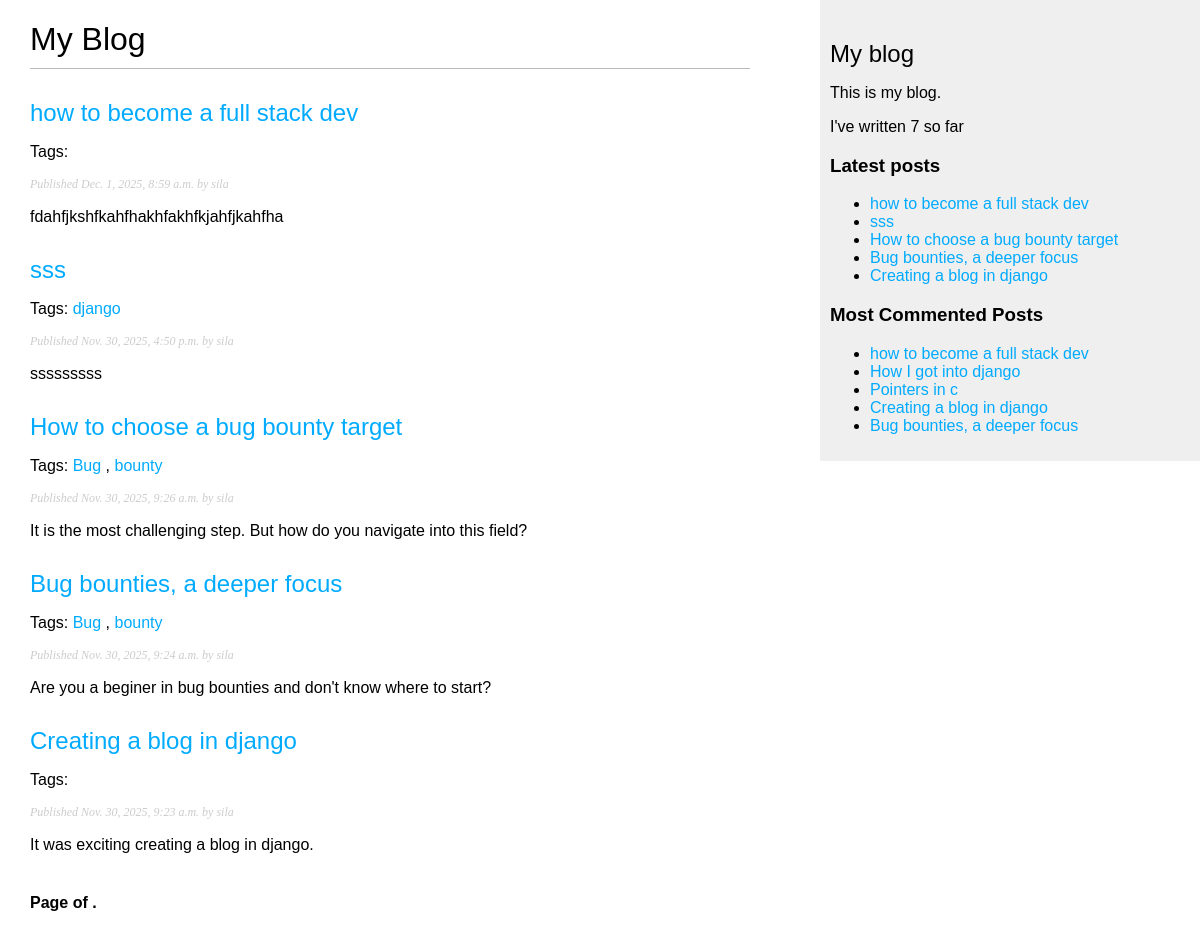
Screenshot of /blog/ with the database file from the repository.
### blog/models.py (models this page shows, shortened)
class Post(models.Model):
    class Status(models.TextChoices):
        DRAFT = "DF", "Draft"
        PUBLISHED = "PB", "Published"
    title = models.CharField(max_length=250)
    author = models.ForeignKey(
        settings.AUTH_USER_MODEL, on_delete=models.CASCADE, related_name="blog_posts"
    )
    slug = models.SlugField(max_length=250, unique_for_date="publish")
    body = models.TextField()
    publish = models.DateTimeField(default=timezone.now)
    created = models.DateTimeField(auto_now_add=True)
    status = models.CharField(max_length=2, choices=Status, default=Status.DRAFT)
    objects = models.Manager()
    published = PublishedManager()
    tags = TaggableManager()
    class Meta:
        ordering = ["-publish"]
        indexes = [
            models.Index(fields=["-publish"]),
        ]
    def get_absolute_url(self):
        return reverse(
            "blog:post_detail",
            args=[self.publish.year, self.publish.month, self.publish.day, self.slug],
        )

### blog/views.py (the view)
# urls.py: path("", views.post_list, name="post_list"),
def post_list(request, tag_slug=None):
    posts_list = Post.published.all()
    tag = None
    if tag_slug:
        tag = get_object_or_404(Tag,slug=tag_slug)
        posts_list = posts_list.filter(tags__in=[tag])
    paginator = Paginator(posts_list, 5)
    page_number = request.GET.get("page", 1)
    try:
        posts = paginator.page(page_number)
    except PageNotAnInteger:
        posts = paginator.page(1)
    except EmptyPage:
        posts = paginator.page(paginator.num_pages)
    return render(request, "blog/post/list.html", {"posts": posts, "tag":tag})

### blog/models.py (called while the page is built)
    def get_queryset(self):
        return super().get_queryset().filter(status=Post.Status.PUBLISHED)

### blog/templatetags/blog_tags.py (called while the page is built)
@register.simple_tag
def total_posts():
	return Post.published.count()

@register.inclusion_tag('blog/post/latest_posts.html')
def show_latest_posts(count = 5):
	latest_posts = Post.published.order_by('-publish')[:count]
	return ({'latest_posts':latest_posts})

@register.simple_tag
def get_most_commented_posts(count = 5):
	return (Post.published.annotate(
		total_comments = Count('comments')).order_by('-total_comments')[:count]
	)

@register.filter(name='markdown')
def markdown_format(text):
	return mark_safe(markdown.markdown(text))

### blog/templates/blog/post/list.html (shortened to what this page needs)
{% extends "blog/base.html" %}
{% load blog_tags %}
{% block content %}
    <h1>My Blog</h1>
    {% for post in posts %}
        <h2>
            <a href="{{post.get_absolute_url}}">
            {{ post.title }}
            </a>
        </h2>
        <p class="tags">Tags:
            {% for tag in post.tags.all %}
                <a href="{% url 'blog:post_list_by_tag' tag.slug %}">
                {{ tag.name }}
                </a>
                {% if not forloop.last %}, {% endif %}
            {% endfor %}
        </p>
        <p class="date">
        Published {{ post.publish }} by {{ post.author }}
        </p>
        {{ post.body|markdown|truncatewords_html:30 }}
    {% endfor %}
    {% include 'pagination.html' with page=page_obj %}
{% endblock %}

### blog/templates/blog/base.html (shortened to what this page needs)
{% load blog_tags %}
{% load static %}
<!DOCTYPE html>
<html>
    <head>
        <link href="{% static 'css/blog.css' %}" rel="stylesheet">
    </head>
    <body>
        <div id="content">
            {% block content %}
            {% endblock %}
        </div>
        <div id="sidebar">
            <h2>My blog</h2>
            <p>This is my blog.</p>
            <p>I've written {% total_posts %} so far</p>
            <h3>Latest posts</h3>
            {% show_latest_posts 5 %}
            <h3>Most Commented Posts</h3>
            {% get_most_commented_posts as most_commented_posts %}
            <ul>
                {% for post in most_commented_posts %}
                    <li>
                        <a href="{{ post.get_absolute_url }}">{{ post.title }}</a>
                    </li>
                {% endfor %}
            </ul>
        </div>
    </body>
</html>

### blog/templates/pagination.html (shortened to what this page needs)
<div class="pagination">
    <span class="step-links">
        <span class="current">
            Page {{ page.number }} of {{ page.paginator.num_pages }}.
        </span>
    </span>
</div>

### blog/templates/blog/post/latest_posts.html
<ul>
	{% for post in latest_posts %}
		<li>
			<a href="{{ post.get_absolute_url }}">{{ post.title }}</a>
		</li>
	{% endfor %}
</ul>

### blog/static/css/blog.css (style rules this page uses)
body { margin: 0; padding: 0; font-family: helvetica, sans-serif; }
a { color: #00abff; text-decoration: none; }
h1 { font-weight: normal; border-bottom: 1px solid #bbb; padding: 0 0 10px 0; }
h2 { font-weight: normal; margin: 30px 0 0; }
#content { float: left; width: 60%; padding: 0 0 0 30px; }
#sidebar { float: right; width: 30%; padding: 10px; background: #efefef; height: 100%; }
p.date { color: #ccc; font-family: georgia, serif; font-size: 12px; font-style: italic; }
.pagination { margin: 40px 0; font-weight: bold; }

### rows the page displays
Post: title "how to become a full stack dev", publish "Dec. 1, 2025, 8:59 a.m.", author "sila", body "fdahfjkshfkahfhakhfakhfkjahfjkahfha"
Post: title "sss", publish "Nov. 30, 2025, 4:50 p.m.", author "sila", body "sssssssss"
Tag: name "django"
Post: title "How to choose a bug bounty target", publish "Nov. 30, 2025, 9:26 a.m.", author "sila", body "It is the most challenging step. But how do you navigate into this field?"
Tag: name "Bug"
Tag: name "bounty"
Post: title "Bug bounties, a deeper focus", publish "Nov. 30, 2025, 9:24 a.m.", author "sila", body "Are you a beginer in bug bounties and don't know where to start?"
Post: title "Creating a blog in django", publish "Nov. 30, 2025, 9:23 a.m.", author "sila", body "It was exciting creating a blog in django."
Post: title "How I got into django"
Post: title "Pointers in c"
